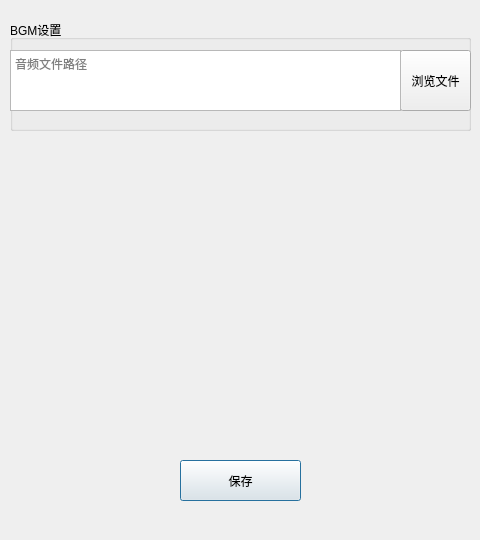
<?xml version="1.0" encoding="UTF-8"?>
<ui version="4.0">
 <class>Dialog_media_screen_bgm_edit</class>
 <widget class="QDialog" name="Dialog_media_screen_bgm_edit">
  <property name="windowModality">
   <enum>Qt::ApplicationModal</enum>
  </property>
  <property name="geometry">
   <rect>
    <x>0</x>
    <y>0</y>
    <width>480</width>
    <height>540</height>
   </rect>
  </property>
  <property name="windowTitle">
   <string>Dialog</string>
  </property>
  <widget class="QPushButton" name="pushButton">
   <property name="geometry">
    <rect>
     <x>180</x>
     <y>460</y>
     <width>121</width>
     <height>41</height>
    </rect>
   </property>
   <property name="text">
    <string>保存</string>
   </property>
  </widget>
  <widget class="QGroupBox" name="groupBox_three">
   <property name="geometry">
    <rect>
     <x>10</x>
     <y>20</y>
     <width>461</width>
     <height>111</height>
    </rect>
   </property>
   <property name="title">
    <string>BGM设置</string>
   </property>
   <widget class="QPushButton" name="pushButton_media_three">
    <property name="geometry">
     <rect>
      <x>390</x>
      <y>30</y>
      <width>71</width>
      <height>61</height>
     </rect>
    </property>
    <property name="text">
     <string>浏览文件</string>
    </property>
   </widget>
   <widget class="QPlainTextEdit" name="plainTextEdit_media_path_three">
    <property name="geometry">
     <rect>
      <x>0</x>
      <y>30</y>
      <width>391</width>
      <height>61</height>
     </rect>
    </property>
    <property name="placeholderText">
     <string>音频文件路径</string>
    </property>
   </widget>
  </widget>
 </widget>
 <resources/>
 <connections/>
</ui>
